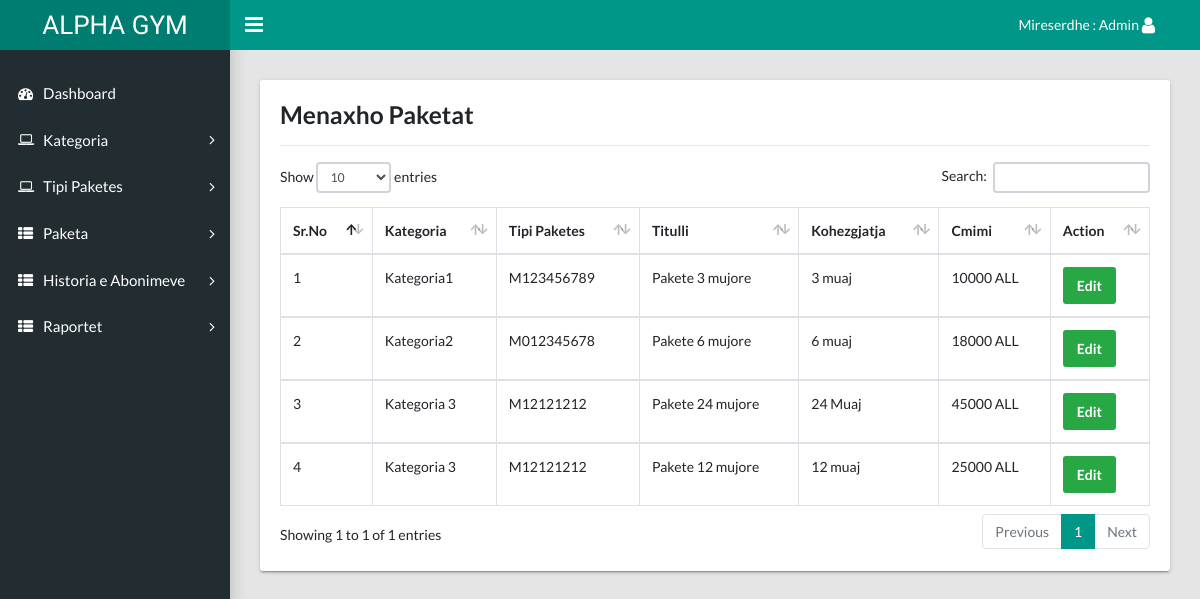
Screenshot of /gym/admin/manage-post.php (signed in) with the database file from the repository.
### tables this page shows
CREATE TABLE `tbladdpackage` (
  `id` int(11) NOT NULL,
  `category` varchar(45) DEFAULT NULL,
  `titlename` varchar(450) DEFAULT NULL,
  `PackageType` varchar(45) DEFAULT NULL,
  `PackageDuratiobn` varchar(45) DEFAULT NULL,
  `Price` varchar(45) DEFAULT NULL,
  `uploadphoto` varchar(450) DEFAULT NULL,
  `Description` varchar(450) DEFAULT NULL,
  `create_date` timestamp NULL DEFAULT current_timestamp()
);

CREATE TABLE `tblcategory` (
  `id` int(11) NOT NULL,
  `category_name` varchar(45) DEFAULT NULL,
  `status` varchar(45) DEFAULT '0'
);

CREATE TABLE `tblpackage` (
  `id` int(11) NOT NULL,
  `cate_id` varchar(45) DEFAULT NULL,
  `PackageName` varchar(45) DEFAULT NULL
);

### gym/admin/manage-post.php (the view, shortened to what this page needs)
<?php session_start();
if (strlen($_SESSION['adminid']==0)) {
  header('location:logout.php');
  } else{
?>
<!DOCTYPE html>
<html lang="en">
  <head>
    <link rel="stylesheet" type="text/css" href="css/main.css">
    <link rel="stylesheet" type="text/css" href="https://maxcdn.bootstrapcdn.com/font-awesome/4.7.0/css/font-awesome.min.css">
  </head>
  <body class="app sidebar-mini rtl">
 <?php include 'include/header.php'; ?>
     <?php include 'include/sidebar.php'; ?>
    <main class="app-content">
      <div class="row">
        <div class="col-md-12">
          <div class="tile">
            <div class="tile-body">
               <h3>Menaxho Paketat</h3>
              <hr />
              <table class="table table-hover table-bordered" id="sampleTable">
                <thead>
                  <tr>
                    <th>Sr.No</th>
                    <th>Kategoria</th>
                    <th>Tipi Paketes</th>
                    <th>Titulli</th>
                    <th>Kohezgjatja</th>
                    <th>Cmimi</th>
                    <th>Action</th>
                  </tr>
                </thead>
                   <?php
                   include  'include/config.php';
                  $sql="SELECT t1.id as packageid,t2.*,t3.*,t1.* FROM tbladdpackage as t1
                    join tblcategory as t2
                    on t1.category=t2.id
                    join tblpackage as t3
                    on t1.PackageType=t3.id";
                  $query= $dbh->prepare($sql);
                  $query-> execute();
                  $results = $query -> fetchAll(PDO::FETCH_OBJ);
                  $cnt=1;
                  if($query -> rowCount() > 0)
                  {
                  foreach($results as $result)
                  {
                  ?>
                <tbody>
                  <tr>
                    <td><?php echo($cnt);?></td>
                    <td><?php echo htmlentities($result->category_name);?></td>
                  <td><?php echo htmlentities($result->PackageName);?></td>
                  <td><?php echo htmlentities($result->titlename);?></td>
                  <td><?php echo htmlentities($result->PackageDuratiobn);?></td>
                  <td><?php echo htmlentities($result->Price);?></td>
                  <td>
                   <a href="edit-post.php?pid=<?php echo htmlentities($result->packageid);?>"><span class="btn btn-success">Edit</span></td>
                  </tr>
                </tbody>
                 <?php  $cnt=$cnt+1; } } ?>
              </table>
            </div>
          </div>
        </div>
      </div>
    </main>
  </body>
</html>
<?php } ?>

### rows the page displays
tbladdpackage: tblcategory.category_name "Kategoria1", tblpackage.PackageName "M123456789", titlename "Pakete 3 mujore", PackageDuratiobn "3 muaj", Price "10000 ALL"
tbladdpackage: tblcategory.category_name "Kategoria2", tblpackage.PackageName "M012345678", titlename "Pakete 6 mujore", PackageDuratiobn "6 muaj", Price "18000 ALL"
tbladdpackage: tblcategory.category_name "Kategoria 3", tblpackage.PackageName "M12121212", titlename "Pakete 24 mujore", PackageDuratiobn "24 Muaj", Price "45000 ALL"
tbladdpackage: tblcategory.category_name "Kategoria 3", tblpackage.PackageName "M12121212", titlename "Pakete 12 mujore", PackageDuratiobn "12 muaj", Price "25000 ALL"
